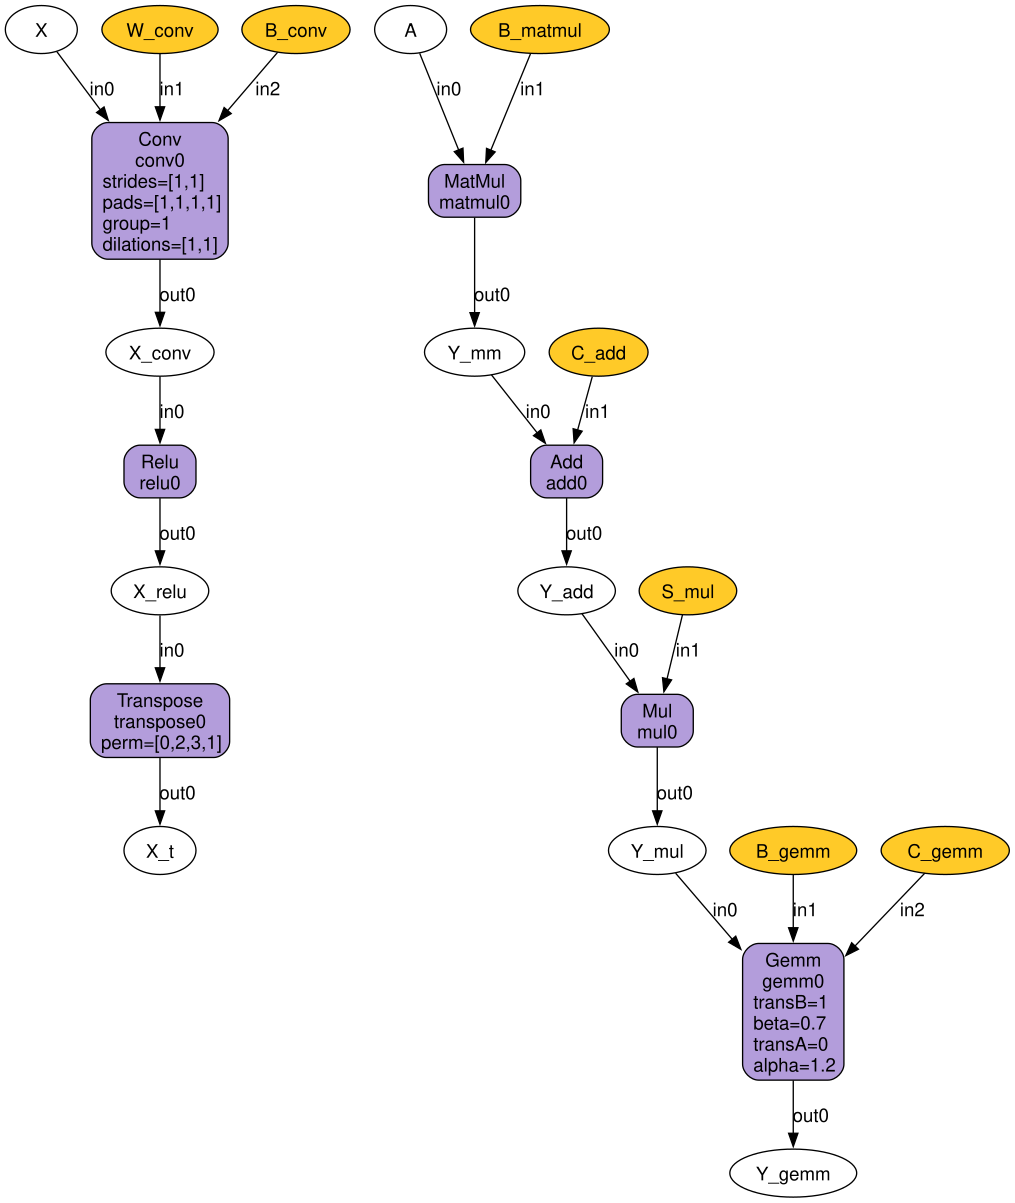

This figure's Python source:
import numpy as np
import onnx
from onnx import helper, TensorProto, numpy_helper, shape_inference


def make_tensor(name, arr: np.ndarray) -> onnx.TensorProto:
    return numpy_helper.from_array(arr.astype(np.float32), name=name)


def build_demo_onnx(path: str = "tc_demo.onnx", opset: int = 19) -> onnx.ModelProto:
    # -------------------------
    # Inputs
    # -------------------------
    # Conv branch input (NCHW)
    x = helper.make_tensor_value_info("X", TensorProto.FLOAT, [1, 3, 8, 8])

    # MatMul/Add/Mul/Gemm branch inputs (2D)
    a = helper.make_tensor_value_info("A", TensorProto.FLOAT, [2, 3])

    # -------------------------
    # Initializers (constants)
    # -------------------------
    rng = np.random.default_rng(0)

    # Conv weights/bias
    w_conv = make_tensor("W_conv", rng.standard_normal(
        (4, 3, 3, 3), dtype=np.float32))
    b_conv = make_tensor("B_conv", rng.standard_normal((4,), dtype=np.float32))

    # MatMul weights and Add/Mul constants
    b_matmul = make_tensor(
        "B_matmul", rng.standard_normal((3, 4), dtype=np.float32))
    c_add = make_tensor("C_add", rng.standard_normal((2, 4), dtype=np.float32))
    s_mul = make_tensor("S_mul", np.array(0.5, dtype=np.float32))  # scalar

    # Gemm constants
    b_gemm = make_tensor("B_gemm", rng.standard_normal(
        (5, 4), dtype=np.float32))  # used with transB=1
    c_gemm = make_tensor(
        "C_gemm", rng.standard_normal((2, 5), dtype=np.float32))

    initializers = [w_conv, b_conv, b_matmul, c_add, s_mul, b_gemm, c_gemm]

    # -------------------------
    # Nodes (use all requested ops + attributes)
    # -------------------------
    nodes = []

    # Conv -> Relu -> Transpose
    nodes.append(
        helper.make_node(
            "Conv",
            inputs=["X", "W_conv", "B_conv"],
            outputs=["X_conv"],
            name="conv0",
            strides=[1, 1],
            pads=[1, 1, 1, 1],       # top, left, bottom, right
            dilations=[1, 1],
            group=1,
        )
    )
    nodes.append(
        helper.make_node(
            "Relu",
            inputs=["X_conv"],
            outputs=["X_relu"],
            name="relu0",
        )
    )
    nodes.append(
        helper.make_node(
            "Transpose",
            inputs=["X_relu"],
            outputs=["X_t"],
            name="transpose0",
            perm=[0, 2, 3, 1],       # NCHW -> NHWC
        )
    )

    # MatMul -> Add -> Mul -> Gemm
    nodes.append(
        helper.make_node(
            "MatMul",
            inputs=["A", "B_matmul"],
            outputs=["Y_mm"],
            name="matmul0",
        )
    )
    nodes.append(
        helper.make_node(
            "Add",
            inputs=["Y_mm", "C_add"],
            outputs=["Y_add"],
            name="add0",
        )
    )
    nodes.append(
        helper.make_node(
            "Mul",
            inputs=["Y_add", "S_mul"],
            outputs=["Y_mul"],
            name="mul0",
        )
    )
    # Gemm: Y = alpha * A' * B' + beta * C
    # Here: A = Y_mul [2x4], B = B_gemm [5x4] with transB=1 => B' is [4x5], output [2x5]
    nodes.append(
        helper.make_node(
            "Gemm",
            inputs=["Y_mul", "B_gemm", "C_gemm"],
            outputs=["Y_gemm"],
            name="gemm0",
            alpha=1.2,
            beta=0.7,
            transA=0,
            transB=1,
        )
    )

    # -------------------------
    # Outputs
    # -------------------------
    y_gemm = helper.make_tensor_value_info("Y_gemm", TensorProto.FLOAT, [2, 5])
    x_t = helper.make_tensor_value_info("X_t", TensorProto.FLOAT, [1, 8, 8, 4])

    graph = helper.make_graph(
        nodes=nodes,
        name="tc_demo_graph",
        inputs=[x, a],
        outputs=[y_gemm, x_t],
        initializer=initializers,
    )

    model = helper.make_model(
        graph,
        producer_name="tc-demo",
        opset_imports=[helper.make_opsetid("", opset)],
    )

    onnx.checker.check_model(model)
    model = shape_inference.infer_shapes(model)
    onnx.save(model, path)
    return model


if __name__ == "__main__":
    build_demo_onnx("main_ops.onnx", opset=19)
